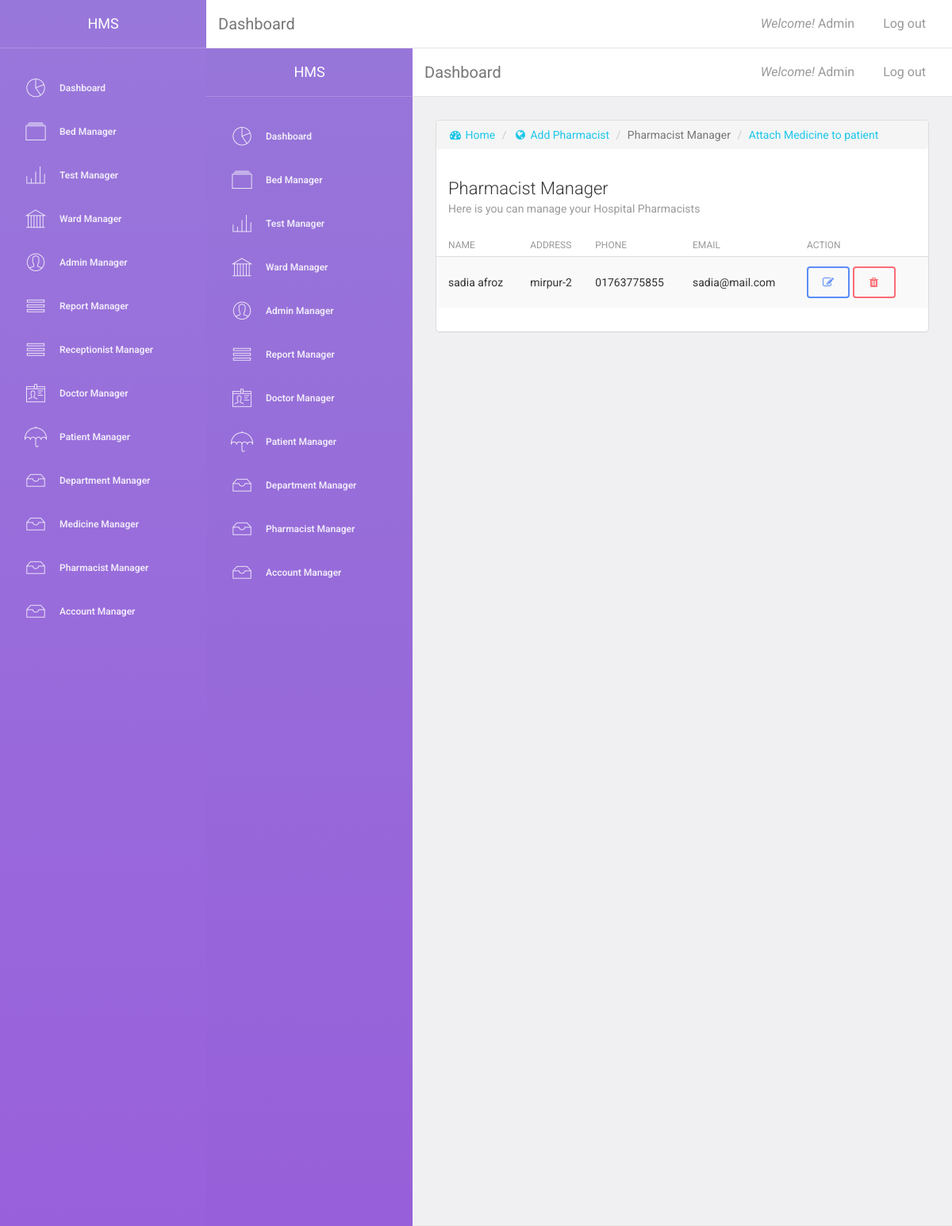
Screenshot of /manage_pharmacist.php (signed in) with the database file from the repository.
### tables this page shows
CREATE TABLE `tbl_pharmacist` (
  `pharmacist_id` int(11) NOT NULL,
  `pharmacist_name` varchar(50) NOT NULL,
  `pharmacist_address` varchar(50) NOT NULL,
  `pharmacist_phone` varchar(50) NOT NULL,
  `pharmacist_email` varchar(50) NOT NULL
);

### content/pharmacist_manager.php (the view, shortened to what this page needs)
<?php
require '../function/db_connect.php';
$sql = "SELECT * FROM tbl_pharmacist";
$result = mysqli_query($conn, $sql);
?>
<!DOCTYPE html>
<html lang="en">
<head>
    <link rel="stylesheet" href="../assets/css/jquery.dataTables.min.css">
    <link href="../assets/css/bootstrap.min.css" rel="stylesheet" />
    <link href="../assets/css/light-bootstrap-dashboard.css" rel="stylesheet"/>
    <link href="http://maxcdn.bootstrapcdn.com/font-awesome/4.2.0/css/font-awesome.min.css" rel="stylesheet">
    <link href="../assets/css/pe-icon-7-stroke.css" rel="stylesheet" />
</head>
<body>
<div class="wrapper"  style="height: 1000px !important;">
    <div class="sidebar" data-color="purple" data-image="../assets/img/sidebar-5.jpg">
        <div class="sidebar-wrapper">
            <div class="logo">
                <a href="../index.php" class="simple-text">
                    HMS
                </a>
            </div>
            <ul class="nav">
                <li class="<?php if (basename($_SERVER['PHP_SELF'])=='index.php') echo 'active';?>">
                    <a href="../index.php">
                        <i class="pe-7s-graph"></i>
                        <p>Dashboard</p>
                    </a>
                </li>
                <li>
                    <a href="../manage_bed.php">
                        <i class="pe-7s-albums"></i>
                        <p>Bed Manager</p>
                    </a>
                </li>
                <li>
                    <a href="../manage_test.php">
                        <i class="pe-7s-graph3"></i>
                        <p>Test Manager</p>
                    </a>
                </li>
                <li>
                    <a href="../manage_ward.php">
                        <i class="pe-7s-culture"></i>
                        <p>Ward Manager</p>
                    </a>
                </li>
                <li>
                    <a href="../manage_admin.php">
                        <i class="pe-7s-user"></i>
                        <p>Admin Manager</p>
                    </a>
                </li>
                <li>
                    <a href="../manage_report.php">
                        <i class="pe-7s-menu"></i>
                        <p>Report Manager</p>
                    </a>
                </li>
                <li>
                    <a href="../manage_doctor.php">
                        <i class="pe-7s-id"></i>
                        <p>Doctor Manager</p>
                    </a>
                </li>
                <li>
                    <a href="../manage_patient.php">
                        <i class="pe-7s-umbrella"></i>
                        <p>Patient Manager</p>
                    </a>
                </li>
                <li>
                    <a href="../manage_department.php">
                        <i class="pe-7s-drawer"></i>
                        <p>Department Manager</p>
                    </a>
                </li>
                <li class="<?php if (basename($_SERVER['PHP_SELF'])=='pharmacist_manager.php') echo 'active';?>">
                    <a href="pharmacist_manager.php">
                        <i class="pe-7s-drawer"></i>
                        <p>Pharmacist Manager</p>
                    </a>
                </li>
                <li>
                    <a href="../manage_account.php">
                        <i class="pe-7s-drawer"></i>
                        <p>Account Manager</p>
                    </a>
            </ul>
        </div>
    </div>
    <div class="main-panel">
        <?php require 'header.php'; ?>
        <div class="content">
            <div class="container-fluid">
                <div class="row">
                    <div class="col-md-12">
                        <div class="card">
                            <ol class="breadcrumb">
                                <li><a href="index.php"><i class="fa fa-dashboard"></i> Home</a></li>
                                <li><a href="add_pharmacist.php"><i class="fa fa-globe"></i> Add Pharmacist</a></li>
                                <li class="active">Pharmacist Manager</li>
                                <li><a href="add_medicin_to_patient.php">Attach Medicine to patient</a></li>
                            </ol>
                            <div class="header">
                                <h4 class="title">Pharmacist Manager</h4>
                                <p class="category">Here is you can manage your Hospital Pharmacists</p>
                            </div>
                            <div class="content table-responsive table-full-width">
                                <table class="table table-hover table-striped" id="myTable">
                                    <thead>
                                    <th>Name</th>
                                    <th>Address</th>
                                    <th>Phone</th>
                                    <th>Email</th>
                                    <th>Action</th>
                                    </thead>
                                    <tbody>
                                    <?php
                                    while ($row = mysqli_fetch_assoc($result)) {
                                        ?>
                                        <tr>
                                            <td><?php echo $row['pharmacist_name'] ?></td>
                                            <td><?php echo $row['pharmacist_address'] ?></td>
                                            <td><?php echo $row['pharmacist_phone'] ?></td>
                                            <td><?php echo $row['pharmacist_email'] ?></td>
                                            <td>
                                                <a href="edit_pharmacist.php?id=<?php echo $row['pharmacist_id']; ?>" class="btn btn-primary" data-toggle="tooltip" title="Edit Pharmacist"><i class="fa fa-pencil-square-o"></i></a>
                                                <a href="../function/delete_pharmacist.php?id=<?php echo $row['pharmacist_id']; ?>" class="btn btn-danger" data-toggle="tooltip" title="Delete Pharmacist" onclick="return check_delete();"><i class="fa fa-trash"></i></a>
                                            </td>
                                        </tr>
                                    <?php } ?>
                                    </tbody>
                                </table>
                            </div>
                        </div>
                    </div>
                </div>
            </div>
        </div>
    </div>
</div>
</body>
</html>

### rows the page displays
tbl_pharmacist: pharmacist_name "sadia afroz", pharmacist_address "mirpur-2", pharmacist_phone "01763775855", pharmacist_email "sadia@mail.com"

### other values shown
$_SESSION["admin_name"] "Admin Admin"
